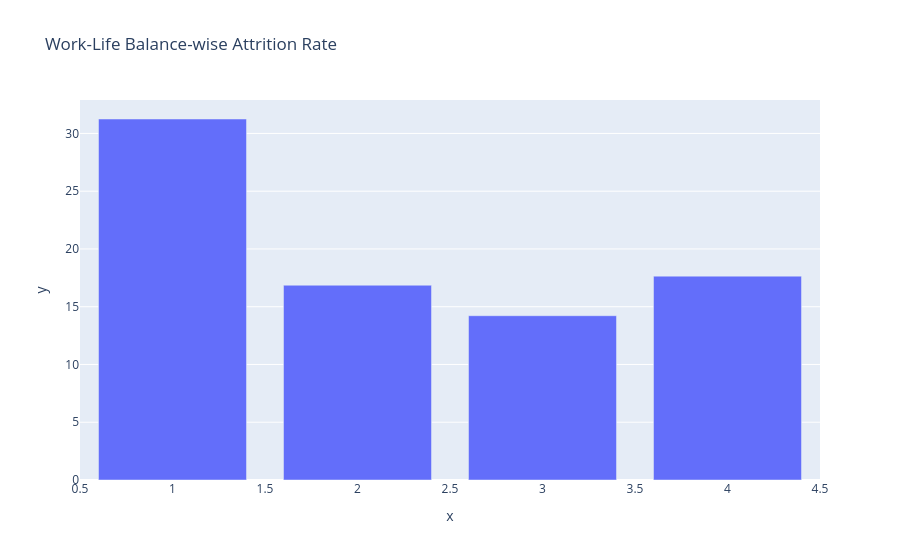

Write notebook code for a chart like this one.
### Code cell
fig = px.bar(
    x=worklife_atttrition.index,
    y=worklife_atttrition['Yes'],
    title='Work-Life Balance-wise Attrition Rate'
)
fig.show()

### Figure 1 — Plotly figure (JSON) as saved in the notebook; plotly's stock layout.template omitted (floating-point values rounded to 4 significant figures)
{"data": [{"hovertemplate": "x=%{x}<br>y=%{y}<extra></extra>", "legendgroup": "", "marker": {"color": "#636efa", "pattern": {"shape": ""}}, "name": "", "orientation": "v", "showlegend": false, "textposition": "auto", "type": "bar", "x": [1, 2, 3, 4], "xaxis": "x", "y": [31.25, 16.86, 14.22, 17.65], "yaxis": "y"}], "layout": {"barmode": "relative", "legend": {"tracegroupgap": 0}, "title": {"text": "Work-Life Balance-wise Attrition Rate"}, "xaxis": {"anchor": "y", "domain": [0, 1], "title": {"text": "x"}}, "yaxis": {"anchor": "x", "domain": [0, 1], "title": {"text": "y"}}}}
